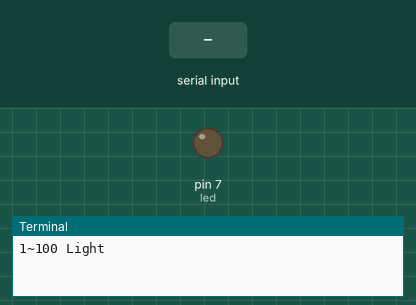
A program run on a simulated Raspberry Pi (header pin numbers). On the bench: output pins drawn as LEDs (lit = HIGH), the last lines printed to the terminal. The test bench sets the inputs (shaded band).

Above: at 1.2 s.
1.3 s: "5" typed at the terminal, then Enter
At 1.45 s:
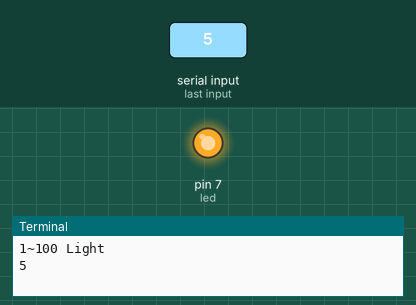
Timing chart, 0 to 4.3 s (numbered marks = the images above; inputs shaded):
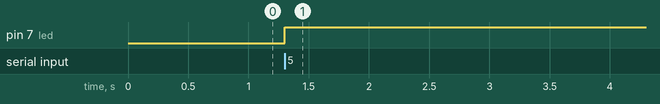

Measured:
- after the input at 1.3 s, pin 7 (led): LOW → HIGH at once

The program:

gpioTest3.py
```python
import RPi.GPIO as GPIO
import time

led = 7

GPIO.setmode(GPIO.BOARD)
GPIO.setup(led, GPIO.OUT)

while True:
    print("1~100 Light")
    level = int(input())

    if (level <= 100 or level >0):
        for i in range(1, 100, 1):
            gauge = float(level*0.0001)

            if (i == level):
                while True:
                    GPIO.output(led, 0)
                    time.sleep(gauge)
                    GPIO.output(led, 1)
                    time.sleep(0.01-gauge)
                    #여기서 새로 입력받고 조정
                    #print("Back?")
                    #choose = input()
                    #if (choose == 'y' or choose == 'yes'):
                    #    break
    else:
        print("Again")
```
